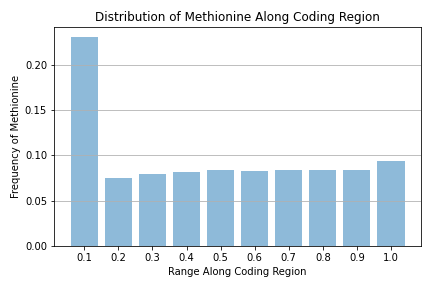
#> input picture Mdistribution.png, 432 x 288 px
$ jupyter execute --allow-errors Untitled1.ipynb
#> lines starting #> are read from the running program, lines starting #| are printed output that depends on the picture
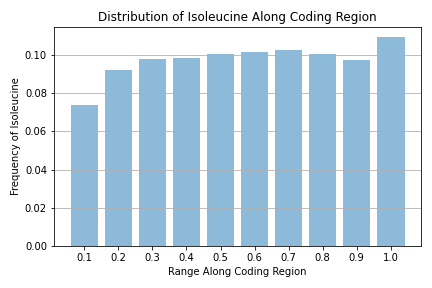
#> input picture Idistribution.png, 432 x 288 px
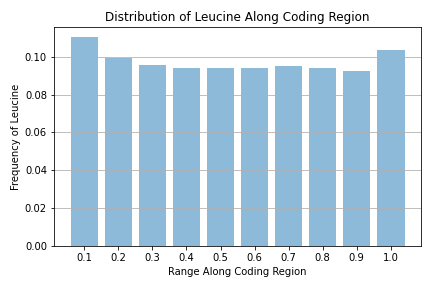
#> input picture Ldistribution.png, 432 x 288 px
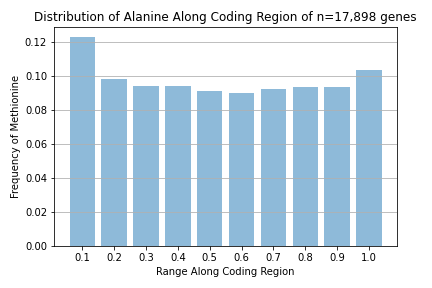
#> input picture Adistribution.png, 432 x 288 px
[cell 1]
import sys
from PIL import Image
import os

#> (a cell that did not finish here is left out)

#> (a cell that did not finish here is left out)

#> (a cell that did not finish here is left out)

[cell 5]
new_im = Image.new('RGB', (2000,1200))
#> new_im: PIL image 2000x1200 RGB; every value is 0
